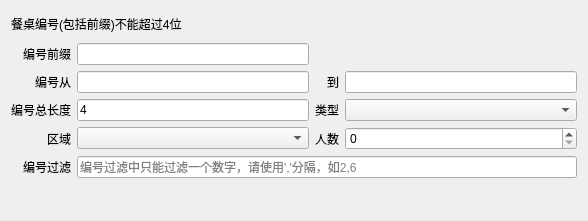
<?xml version="1.0" encoding="UTF-8"?>
<ui version="4.0">
 <class>w_bt_table_news_Dialog</class>
 <widget class="QDialog" name="w_bt_table_news_Dialog">
  <property name="geometry">
   <rect>
    <x>0</x>
    <y>0</y>
    <width>588</width>
    <height>221</height>
   </rect>
  </property>
  <property name="windowTitle">
   <string>Dialog</string>
  </property>
  <layout class="QVBoxLayout" name="verticalLayout">
   <item>
    <widget class="QLabel" name="label">
     <property name="text">
      <string>餐桌编号(包括前缀)不能超过4位</string>
     </property>
     <property name="wordWrap">
      <bool>true</bool>
     </property>
    </widget>
   </item>
   <item>
    <layout class="QGridLayout" name="gridLayout">
     <item row="0" column="0">
      <widget class="QLabel" name="label_2">
       <property name="text">
        <string>编号前缀</string>
       </property>
       <property name="alignment">
        <set>Qt::AlignRight|Qt::AlignTrailing|Qt::AlignVCenter</set>
       </property>
      </widget>
     </item>
     <item row="0" column="1">
      <widget class="QLineEdit" name="lineEdit_code_qz"/>
     </item>
     <item row="1" column="0">
      <widget class="QLabel" name="label_code_start">
       <property name="text">
        <string>编号从</string>
       </property>
       <property name="alignment">
        <set>Qt::AlignRight|Qt::AlignTrailing|Qt::AlignVCenter</set>
       </property>
      </widget>
     </item>
     <item row="1" column="1">
      <widget class="QLineEdit" name="lineEdit_code_start"/>
     </item>
     <item row="1" column="2">
      <widget class="QLabel" name="label_code_end">
       <property name="text">
        <string>到</string>
       </property>
       <property name="alignment">
        <set>Qt::AlignRight|Qt::AlignTrailing|Qt::AlignVCenter</set>
       </property>
      </widget>
     </item>
     <item row="1" column="3">
      <widget class="QLineEdit" name="lineEdit_code_end"/>
     </item>
     <item row="2" column="0">
      <widget class="QLabel" name="label_7">
       <property name="text">
        <string>编号总长度</string>
       </property>
       <property name="alignment">
        <set>Qt::AlignRight|Qt::AlignTrailing|Qt::AlignVCenter</set>
       </property>
      </widget>
     </item>
     <item row="2" column="1">
      <widget class="QLineEdit" name="lineEdit_int_len">
       <property name="text">
        <string>4</string>
       </property>
      </widget>
     </item>
     <item row="2" column="2">
      <widget class="QLabel" name="label_6">
       <property name="text">
        <string>类型</string>
       </property>
       <property name="alignment">
        <set>Qt::AlignRight|Qt::AlignTrailing|Qt::AlignVCenter</set>
       </property>
      </widget>
     </item>
     <item row="2" column="3">
      <widget class="lds_ComboBox" name="comboBox_ch_typeno"/>
     </item>
     <item row="3" column="0">
      <widget class="QLabel" name="label_3">
       <property name="text">
        <string>区域</string>
       </property>
       <property name="alignment">
        <set>Qt::AlignRight|Qt::AlignTrailing|Qt::AlignVCenter</set>
       </property>
      </widget>
     </item>
     <item row="3" column="1">
      <widget class="lds_ComboBox" name="comboBox_ch_areano"/>
     </item>
     <item row="3" column="2">
      <widget class="QLabel" name="label_8">
       <property name="text">
        <string>人数</string>
       </property>
       <property name="alignment">
        <set>Qt::AlignRight|Qt::AlignTrailing|Qt::AlignVCenter</set>
       </property>
      </widget>
     </item>
     <item row="4" column="0">
      <widget class="QLabel" name="label_9">
       <property name="text">
        <string>编号过滤</string>
       </property>
       <property name="alignment">
        <set>Qt::AlignRight|Qt::AlignTrailing|Qt::AlignVCenter</set>
       </property>
      </widget>
     </item>
     <item row="4" column="1" colspan="3">
      <widget class="QLineEdit" name="lineEdit_vch_filter">
       <property name="placeholderText">
        <string>编号过滤中只能过滤一个数字，请使用','分隔，如2,6</string>
       </property>
      </widget>
     </item>
     <item row="3" column="3">
      <widget class="lds_spinbox" name="lineEdit_int_person"/>
     </item>
    </layout>
   </item>
   <item>
    <widget class="lds_toolbar" name="widget"/>
   </item>
  </layout>
 </widget>
 <customwidgets>
  <customwidget>
   <class>lds_spinbox</class>
   <extends>QSpinBox</extends>
   <header>lds_spinbox.h</header>
  </customwidget>
  <customwidget>
   <class>lds_ComboBox</class>
   <extends>QComboBox</extends>
   <header>lds_combobox.h</header>
  </customwidget>
  <customwidget>
   <class>lds_toolbar</class>
   <extends>QFrame</extends>
   <header>lds_toolbar.h</header>
   <container>1</container>
  </customwidget>
 </customwidgets>
 <resources/>
 <connections/>
</ui>
